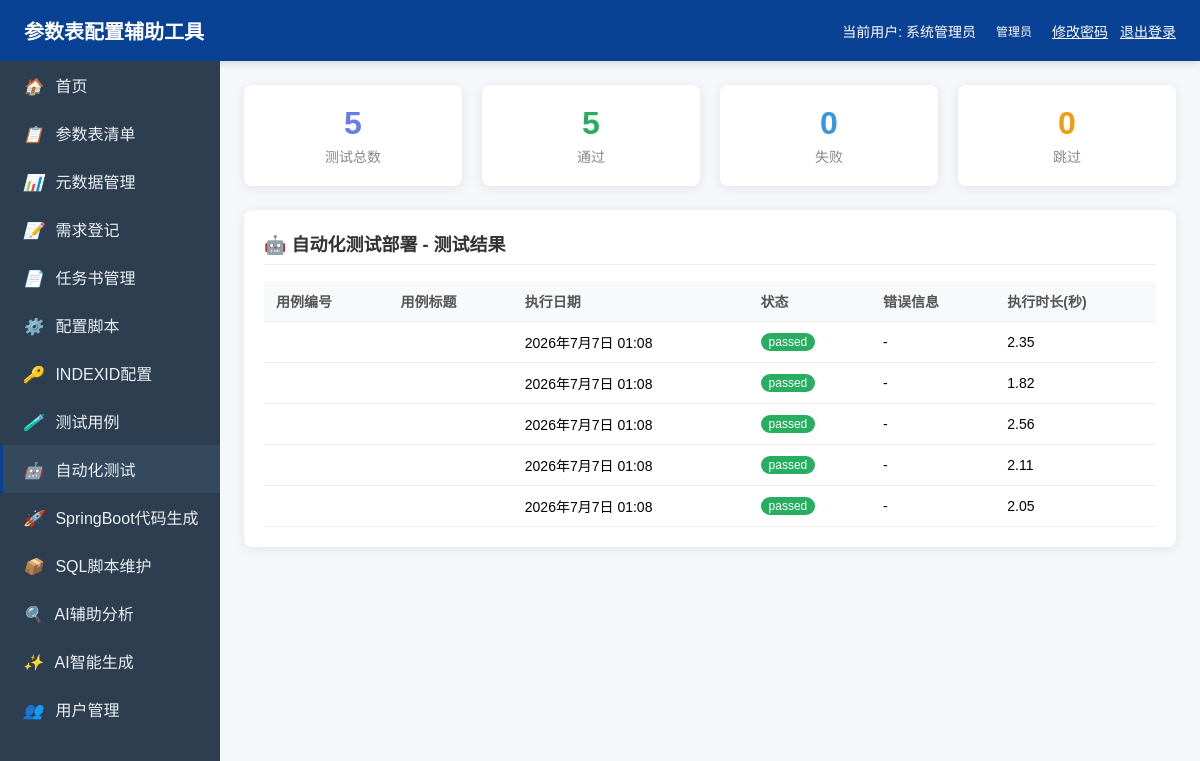
Page /automation-test/ (signed in) on the committed database.
### parameter/models.py (models this page shows, shortened)
class User(models.Model):
    username = models.CharField(max_length=100, unique=True, verbose_name='用户名')
    password = models.CharField(max_length=255, verbose_name='密码')
    real_name = models.CharField(max_length=100, verbose_name='真实姓名')
    email = models.EmailField(null=True, blank=True, verbose_name='邮箱')
    phone = models.CharField(max_length=20, null=True, blank=True, verbose_name='手机号')
    role = models.ForeignKey(Role, on_delete=models.CASCADE, verbose_name='角色')
    is_active = models.BooleanField(default=True, verbose_name='是否启用')
    created_at = models.DateTimeField(auto_now_add=True, verbose_name='创建时间')
    updated_at = models.DateTimeField(auto_now=True, verbose_name='更新时间')
    class Meta:
        verbose_name = '用户'
        verbose_name_plural = '用户'

class Role(models.Model):
    ROLE_CHOICES = [
        ('admin', '管理员'),
        ('business', '业务人员'),
        ('technical', '技术人员'),
        ('general', '一般人员'),
    ]
    role_code = models.CharField(max_length=50, choices=ROLE_CHOICES, unique=True, verbose_name='角色编码')
    role_name = models.CharField(max_length=100, verbose_name='角色名称')
    description = models.TextField(null=True, blank=True, verbose_name='角色描述')
    class Meta:
        verbose_name = '角色'
        verbose_name_plural = '角色'

class AutomationTestResult(models.Model):
    STATUS_CHOICES = [
        ('passed', '通过'),
        ('failed', '失败'),
        ('skipped', '跳过'),
    ]
    test_case = models.ForeignKey(TestCase, on_delete=models.CASCADE, related_name='test_results', verbose_name='关联测试用例')
    execution_date = models.DateTimeField(auto_now_add=True, verbose_name='执行日期')
    status = models.CharField(max_length=20, choices=STATUS_CHOICES, verbose_name='执行状态')
    error_message = models.TextField(null=True, blank=True, verbose_name='错误信息')
    duration = models.FloatField(null=True, blank=True, verbose_name='执行时长(秒)')
    class Meta:
        verbose_name = '自动化测试结果'
        verbose_name_plural = '自动化测试结果'

### parameter/views.py (the view)
# urls.py: path('automation-test/', views.AutomationTestResultView.as_view(), name='automation_test_result'),
@method_decorator(login_required, name='dispatch')
class AutomationTestResultView(View):
    def get(self, request):
        logger.info(f"[AutomationTestResultView] 开始查询自动化测试结果，请求路径: {request.path}")
        try:
            results = AutomationTestResult.objects.all().select_related('test_case')
            logger.info(f"[AutomationTestResultView] 测试结果查询完成，记录数: {results.count()}")
            passed = results.filter(status='passed').count()
            failed = results.filter(status='failed').count()
            skipped = results.filter(status='skipped').count()
            logger.info(f"[AutomationTestResultView] 测试统计 - passed: {passed}, failed: {failed}, skipped: {skipped}")
            context = {
                'results': results,
                'passed': passed,
                'failed': failed,
                'skipped': skipped,
                'total': results.count(),
            }
            logger.info(f"[AutomationTestResultView] 自动化测试结果查询成功，即将渲染模板")
            return render(request, 'parameter/automation_test_result.html', context)
        except Exception as e:
            logger.error(f"[AutomationTestResultView] 自动化测试结果查询失败: {str(e)}", exc_info=True)
            raise

### parameter/auth_views.py (called while the page is built)
def login_required(view_func):
    def wrapper(request, *args, **kwargs):
        user_id = request.session.get('user_id')
        if not user_id:
            logger.warning(f"[login_required] 用户未登录，重定向到登录页，请求路径: {request.path}")
            return redirect('login')
        try:
            user = User.objects.get(id=user_id)
            if not user.is_active:
                del request.session['user_id']
                logger.warning(f"[login_required] 用户已禁用，重定向到登录页")
                return redirect('login')
            request.user = user
            return view_func(request, *args, **kwargs)
        except User.DoesNotExist:
            del request.session['user_id']
            logger.warning(f"[login_required] 用户不存在，重定向到登录页")
            return redirect('login')
    return wrapper

### parameter/templates/parameter/automation_test_result.html (shortened to what this page needs)
{% extends 'parameter/base.html' %}
{% block content %}
    <div class="stats-grid">
        <div class="stat-card">
            <div class="stat-number">{{ total }}</div>
            <div class="stat-label">测试总数</div>
        </div>
        <div class="stat-card">
            <div class="stat-number">{{ passed }}</div>
            <div class="stat-label">通过</div>
        </div>
        <div class="stat-card">
            <div class="stat-number">{{ failed }}</div>
            <div class="stat-label">失败</div>
        </div>
        <div class="stat-card">
            <div class="stat-number">{{ skipped }}</div>
            <div class="stat-label">跳过</div>
        </div>
    </div>
    <div class="card">
        <div class="card-title">🤖 自动化测试部署 - 测试结果</div>
        <table class="table">
            <thead>
                <tr>
                    <th>用例编号</th>
                    <th>用例标题</th>
                    <th>执行日期</th>
                    <th>状态</th>
                    <th>错误信息</th>
                    <th>执行时长(秒)</th>
                </tr>
            </thead>
            <tbody>
                {% for result in results %}
                <tr>
                    <td>{{ result.case_no }}</td>
                    <td>{{ result.case_title }}</td>
                    <td>{{ result.execution_date }}</td>
                    <td><span class="badge badge-{{ result.status }}">{{ result.status }}</span></td>
                    <td>{{ result.error_message|default:'-'|truncatechars:100 }}</td>
                    <td>{{ result.duration|default:'-' }}</td>
                </tr>
                {% empty %}
                <tr><td colspan="6" style="text-align: center;">暂无测试结果</td></tr>
                {% endfor %}
            </tbody>
        </table>
    </div>
{% endblock %}

### parameter/templates/parameter/base.html (shortened to what this page needs)
<!DOCTYPE html>
<html lang="zh-CN">
<head>
</head>
<body>
    <div class="header">
        <h1>参数表配置辅助工具</h1>
        <div class="user-info">
            <span>当前用户: {{ request.user.real_name|default:request.user.username }}</span>
            <span class="badge badge-{{ request.user.role.role_code|default:'general' }}">{{ request.user.role.role_name|default:'-' }}</span>
            <a href="/change-password/" style="color: #fff; text-decoration: underline;">修改密码</a>
            <a href="/logout/" style="color: #fff; text-decoration: underline;">退出登录</a>
        </div>
    </div>
    <div class="sidebar">
        <a href="/" class="nav-item {% if request.path == '/' %}active{% endif %}"><i>🏠</i> 首页</a>
        <a href="/tables/" class="nav-item {% if 'tables' in request.path %}active{% endif %}"><i>📋</i> 参数表清单</a>
        <a href="/metadata/" class="nav-item {% if 'metadata' in request.path %}active{% endif %}"><i>📊</i> 元数据管理</a>
        <a href="/requirements/" class="nav-item {% if 'requirements' in request.path %}active{% endif %}"><i>📝</i> 需求登记</a>
        <a href="/task-documents/" class="nav-item {% if 'task-documents' in request.path %}active{% endif %}"><i>📄</i> 任务书管理</a>
        <a href="/config-scripts/" class="nav-item {% if 'config-scripts' in request.path %}active{% endif %}"><i>⚙️</i> 配置脚本</a>
        <a href="/index-id/" class="nav-item {% if 'index-id' in request.path %}active{% endif %}"><i>🔑</i> INDEXID配置</a>
        <a href="/test-cases/" class="nav-item {% if 'test-cases' in request.path %}active{% endif %}"><i>🧪</i> 测试用例</a>
        <a href="/automation-test/" class="nav-item {% if 'automation-test' in request.path %}active{% endif %}"><i>🤖</i> 自动化测试</a>
        <a href="/springboot-generator/" class="nav-item {% if 'springboot-generator' in request.path %}active{% endif %}"><i>🚀</i> SpringBoot代码生成</a>
        <a href="/sql-manager/" class="nav-item {% if 'sql-manager' in request.path %}active{% endif %}"><i>📦</i> SQL脚本维护</a>
        <a href="/ai-analysis/" class="nav-item {% if 'ai-analysis' in request.path %}active{% endif %}"><i>🔍</i> AI辅助分析</a>
        <a href="/ai-generation/" class="nav-item {% if 'ai-generation' in request.path %}active{% endif %}"><i>✨</i> AI智能生成</a>
        {% if request.user.role.role_code == 'admin' %}
        <a href="/users/" class="nav-item {% if 'users' in request.path %}active{% endif %}"><i>👥</i> 用户管理</a>
        {% endif %}
    </div>
    <div class="main-content">
        {% block content %}{% endblock %}
    </div>
</body>
</html>

### parameter/templates/parameter/base.html (style rules this page uses)
* { margin: 0; padding: 0; box-sizing: border-box; }
body { font-family: 'Microsoft YaHei', Arial, sans-serif; background-color: #f5f7fa; }
.header { background: #094194; color: white; padding: 16px 24px; box-shadow: 0 2px 8px rgba(0,0,0,0.15); display: flex; justify-content: space-between; align-items: center; }
.header h1 { font-size: 20px; font-weight: 600; margin: 0; }
.header .user-info { font-size: 14px; display: flex; align-items: center; gap: 12px; }
.sidebar { width: 220px; background: #2c3e50; min-height: calc(100vh - 60px); float: left; }
.sidebar .nav-item { display: block; color: #ecf0f1; padding: 12px 20px; text-decoration: none; border-left: 3px solid transparent; }
.sidebar .nav-item:hover, .sidebar .nav-item.active { background: #34495e; border-left-color: #094194; }
.sidebar .nav-item i { margin-right: 8px; }
.main-content { margin-left: 220px; padding: 24px; }
.card { background: white; border-radius: 8px; box-shadow: 0 2px 12px rgba(0,0,0,0.08); padding: 20px; margin-bottom: 20px; }
.card-title { font-size: 18px; font-weight: 600; color: #333; margin-bottom: 16px; padding-bottom: 8px; border-bottom: 1px solid #eee; }
.table { width: 100%; border-collapse: collapse; margin-top: 12px; }
.table th, .table td { padding: 10px 12px; text-align: left; border-bottom: 1px solid #eee; font-size: 14px; }
.table th { background: #f8f9fa; font-weight: 600; color: #555; }
.badge { display: inline-block; padding: 2px 8px; border-radius: 12px; font-size: 12px; font-weight: 500; }
.badge-passed { background: #27ae60; color: white; }
.stats-grid { display: grid; grid-template-columns: repeat(4, 1fr); gap: 20px; margin-bottom: 24px; }
.stat-card { background: white; border-radius: 8px; padding: 20px; text-align: center; box-shadow: 0 2px 12px rgba(0,0,0,0.08); }
.stat-card .stat-number { font-size: 32px; font-weight: 700; color: #667eea; }
.stat-card .stat-label { font-size: 14px; color: #888; margin-top: 4px; }
.stat-card:nth-child(2) .stat-number { color: #27ae60; }
.stat-card:nth-child(3) .stat-number { color: #3498db; }
.stat-card:nth-child(4) .stat-number { color: #f39c12; }

### rows in the picture
User: user.real_name "系统管理员", user.role.role_name "管理员"
AutomationTestResult: execution_date "2026年7月7日 01:08", status "passed", error_message "-", duration "2.35"
AutomationTestResult: execution_date "2026年7月7日 01:08", status "passed", error_message "-", duration "1.82"
AutomationTestResult: execution_date "2026年7月7日 01:08", status "passed", error_message "-", duration "2.56"
AutomationTestResult: execution_date "2026年7月7日 01:08", status "passed", error_message "-", duration "2.11"
AutomationTestResult: execution_date "2026年7月7日 01:08", status "passed", error_message "-", duration "2.05"

### other values in the picture
{{ total }} "5"
{{ passed }} "5"
{{ failed }} "0"
{{ skipped }} "0"
